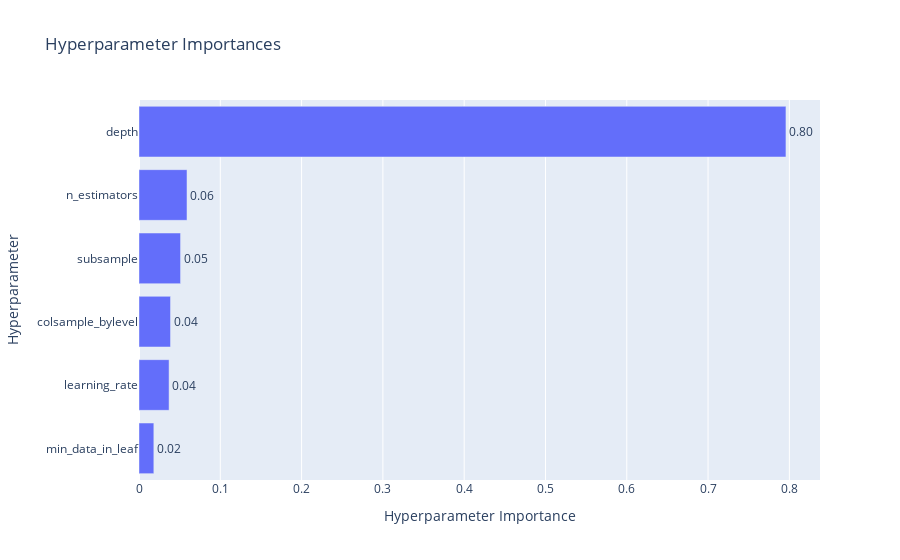

Write notebook code for a chart like this one.
### Code cell
# 하이퍼파라미터별 중요도를 확인할 수 있는 그래프
optuna.visualization.plot_param_importances(study_cat)

### Figure 1 — Plotly figure (JSON) as saved in the notebook; plotly's stock layout.template omitted (floating-point values rounded to 4 significant figures)
{"data": [{"cliponaxis": false, "hovertemplate": ["min_data_in_leaf (IntDistribution): 0.018249246834089593<extra></extra>", "learning_rate (FloatDistribution): 0.03700470286443404<extra></extra>", "colsample_bylevel (FloatDistribution): 0.03876713754638478<extra></extra>", "subsample (FloatDistribution): 0.05111544155751539<extra></extra>", "n_estimators (IntDistribution): 0.059052076508452025<extra></extra>", "depth (IntDistribution): 0.7958113946891243<extra></extra>"], "name": "Objective Value", "orientation": "h", "text": ["0.02", "0.04", "0.04", "0.05", "0.06", "0.80"], "textposition": "outside", "type": "bar", "x": [0.01825, 0.037, 0.03877, 0.05112, 0.05905, 0.7958], "y": ["min_data_in_leaf", "learning_rate", "colsample_bylevel", "subsample", "n_estimators", "depth"]}], "layout": {"title": {"text": "Hyperparameter Importances"}, "xaxis": {"title": {"text": "Hyperparameter Importance"}}, "yaxis": {"title": {"text": "Hyperparameter"}}}}
